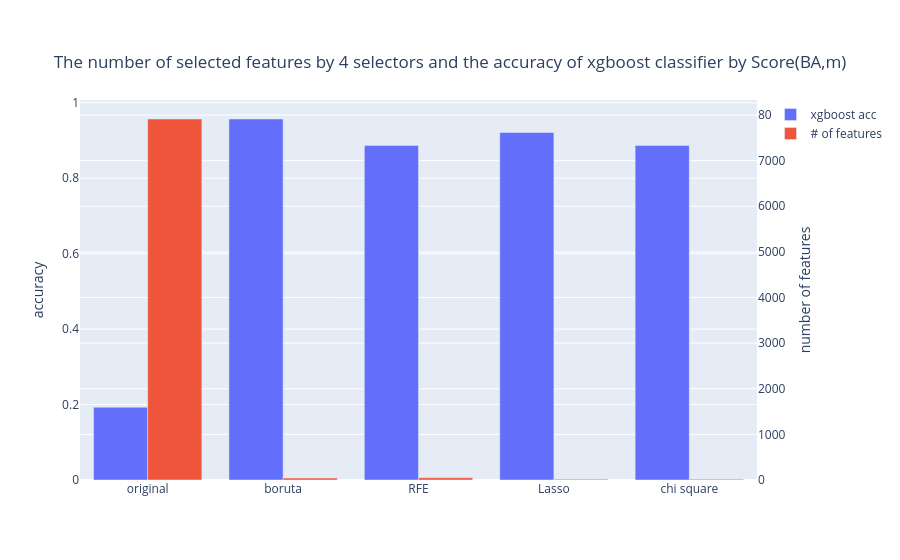

The notebook cell saved with this chart:
### Code cell
import plotly.graph_objects as go
animals=['original','boruta','RFE','Lasso','chi square']

fig = go.Figure(
    data=[
        go.Bar(name='xgboost acc', x=animals, y=ba_list, yaxis='y', offsetgroup=1),
        go.Bar(name='# of features', x=animals, y=features_list, yaxis='y2', offsetgroup=2)
    ],
    layout={
        'yaxis': {'title': 'accuracy'},
        'yaxis2': {'title': 'number of features', 'overlaying': 'y', 'side': 'right'}
    }
)


fig.update_layout(barmode='group',
                 title={
        'text': "The number of selected features by 4 selectors and the accuracy of xgboost classifier by Score(BA,m)",
        'y':0.9,
        'x':0.5,
        'xanchor': 'center',
        'yanchor': 'top'}
                 )
fig.show()

### Figure 1 — Plotly figure (JSON) as saved in the notebook; plotly's stock layout.template omitted (floating-point values rounded to 4 significant figures)
{"data": [{"name": "xgboost acc", "offsetgroup": "1", "type": "bar", "x": ["original", "boruta", "RFE", "Lasso", "chi square"], "y": [0.1929, 0.9569, 0.8866, 0.9212, 0.8866], "yaxis": "y"}, {"name": "# of features", "offsetgroup": "2", "type": "bar", "x": ["original", "boruta", "RFE", "Lasso", "chi square"], "y": [7913, 42, 50, 17, 17], "yaxis": "y2"}], "layout": {"barmode": "group", "title": {"text": "The number of selected features by 4 selectors and the accuracy of xgboost classifier by Score(BA,m)", "x": 0.5, "xanchor": "center", "y": 0.9, "yanchor": "top"}, "yaxis": {"title": {"text": "accuracy"}}, "yaxis2": {"overlaying": "y", "side": "right", "title": {"text": "number of features"}}}}
